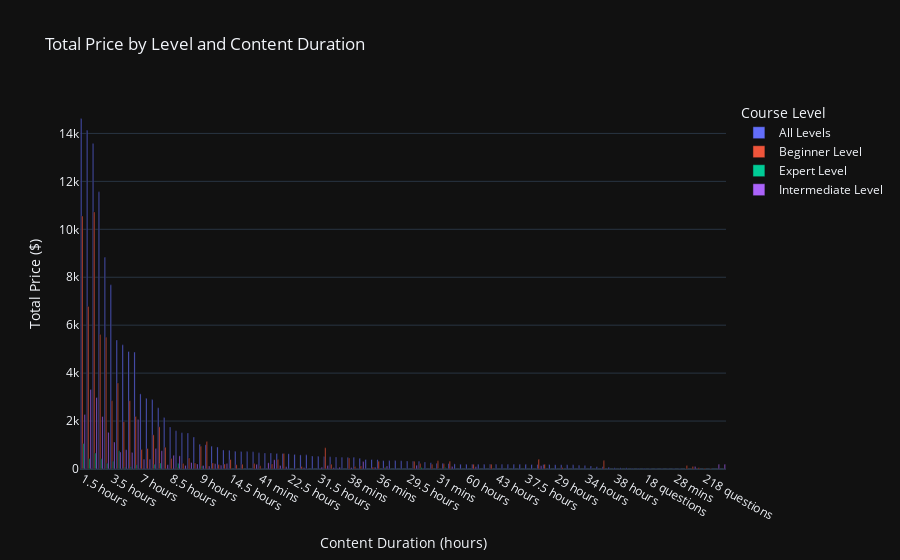

Write notebook code for a chart like this one.
### Code cell
fig = px.bar(lcp_sorted, x='content_duration', y='price', color='level',
             title="Total Price by Level and Content Duration",
             labels={'content_duration': 'Content Duration (hours)', 'price': 'Total Price ($)', 'level': 'Course Level'},
             barmode='group',template='plotly_dark')
fig.update_layout(xaxis=dict(tickmode='linear', tick0=0, dtick=5))

### Figure 1 — Plotly figure (JSON) as saved in the notebook; plotly's stock layout.template omitted (floating-point values rounded to 4 significant figures)
{"data": [{"alignmentgroup": "True", "hovertemplate": "Course Level=All Levels<br>Content Duration (hours)=%{x}<br>Total Price ($)=%{y}<extra></extra>", "legendgroup": "All Levels", "marker": {"color": "#636efa", "pattern": {"shape": ""}}, "name": "All Levels", "offsetgroup": "All Levels", "orientation": "v", "showlegend": true, "textposition": "auto", "type": "bar", "x": ["1.5 hours", "2 hours", "1 hour", "2.5 hours", "3 hours", "3.5 hours", "4 hours", "5.5 hours", "5 hours", "4.5 hours", "7 hours", "7.5 hours", "6.5 hours", "6 hours", "8 hours", "8.5 hours", "12.5 hours", "13 hours", "10 hours", "9.5 hours", "9 hours", "11 hours", "12 hours", "14 hours", "34 mins", "14.5 hours", "17.5 hours", "20.5 hours", "24.5 hours", "18.5 hours", "41 mins", "15.5 hours", "10.5 hours", "19.5 hours", "32 mins", "22.5 hours", "16 hours", "13.5 hours", "18 hours", "26 hours", "31.5 hours", "11.5 hours", "16.5 hours", "20 hours", "17 hours", "38 mins", "39 mins", "30 mins", "30.5 hours", "33 mins", "36 mins", "43 mins", "25 hours", "30 hours", "45 hours", "29.5 hours", "37 mins", "42 mins", "24 hours", "32.5 hours", "31 mins", "35 mins", "44 mins", "62 hours", "76.5 hours", "60 hours", "25.5 hours", "57 hours", "46.5 hours", "44.5 hours", "43 hours", "42 hours", "31 hours", "48.5 hours", "51 hours", "37.5 hours", "21.5 hours", "40 mins", "22 hours", "71.5 hours", "29 hours", "33 hours", "43.5 hours", "26.5 hours", "23 hours", "34 hours", "27.5 hours", "68.5 hours", "15 hours", "39 hours", "38 hours", "66.5 hours", "47 hours", "24 questions", "82 questions", "18 questions", "8 mins", "0", "70 hours", "29 mins", "28 mins", "19 mins", "21 hours"], "xaxis": "x", "y": [14625, 14130, 13580, 11565, 8830, 7685, 5385, 5180, 4905, 4880, 3135, 2950, 2895, 2555, 2150, 1750, 1600, 1515, 1500, 1335, 1030, 1015, 955, 920, 795, 785, 740, 730, 725, 720, 675, 665, 665, 650, 645, 640, 610, 590, 590, 540, 530, 525, 510, 500, 495, 495, 490, 450, 400, 395, 390, 350, 350, 350, 345, 330, 325, 320, 295, 265, 245, 240, 230, 215, 200, 200, 200, 200, 200, 200, 200, 200, 200, 200, 195, 195, 190, 190, 190, 190, 180, 180, 180, 180, 155, 145, 120, 95, 90, 75, 50, 50, 50, 30, 30, 30, 25, 20, 20, 20, 20, 20, 0], "yaxis": "y"}, {"alignmentgroup": "True", "hovertemplate": "Course Level=Beginner Level<br>Content Duration (hours)=%{x}<br>Total Price ($)=%{y}<extra></extra>", "legendgroup": "Beginner Level", "marker": {"color": "#EF553B", "pattern": {"shape": ""}}, "name": "Beginner Level", "offsetgroup": "Beginner Level", "orientation": "v", "showlegend": true, "textposition": "auto", "type": "bar", "x": ["1 hour", "1.5 hours", "2 hours", "2.5 hours", "3 hours", "4 hours", "5 hours", "3.5 hours", "4.5 hours", "5.5 hours", "6 hours", "6.5 hours", "11 hours", "9 hours", "8 hours", "11.5 hours", "7.5 hours", "7 hours", "32 mins", "10 hours", "38 mins", "8.5 hours", "40 mins", "19.5 hours", "14.5 hours", "15 hours", "31 mins", "36 mins", "44 mins", "37 mins", "9.5 hours", "12 hours", "13 hours", "18.5 hours", "42 mins", "35 mins", "10.5 hours", "34 mins", "44.5 hours", "16.5 hours", "25.5 hours", "20.5 hours", "32.5 hours", "22 hours", "14 hours", "17.5 hours", "21 hours", "41 mins", "30 mins", "39 mins", "13.5 hours", "19 hours", "33 mins", "33 hours", "12.5 hours", "78.5 hours", "43 mins", "218 questions", "27 mins", "18 hours", "16 hours"], "xaxis": "x", "y": [10725, 10550, 6780, 5610, 5495, 3590, 2850, 2850, 2195, 1975, 1760, 1425, 1145, 950, 910, 885, 855, 810, 650, 460, 455, 435, 410, 400, 395, 350, 345, 325, 325, 320, 255, 250, 230, 225, 225, 215, 210, 205, 200, 200, 200, 200, 200, 200, 185, 180, 150, 135, 125, 105, 100, 100, 70, 60, 60, 50, 50, 30, 20, 20, 20], "yaxis": "y"}, {"alignmentgroup": "True", "hovertemplate": "Course Level=Expert Level<br>Content Duration (hours)=%{x}<br>Total Price ($)=%{y}<extra></extra>", "legendgroup": "Expert Level", "marker": {"color": "#00cc96", "pattern": {"shape": ""}}, "name": "Expert Level", "offsetgroup": "Expert Level", "orientation": "v", "showlegend": true, "textposition": "auto", "type": "bar", "x": ["1.5 hours", "4 hours", "1 hour", "2 hours", "2.5 hours", "3.5 hours", "6 hours", "3 hours", "12.5 hours", "6.5 hours", "4.5 hours", "9 hours", "5 hours", "5.5 hours", "42 mins", "35 mins", "43 mins", "31 mins"], "xaxis": "x", "y": [1065, 765, 670, 435, 425, 320, 250, 245, 235, 200, 180, 125, 95, 75, 60, 60, 60, 20], "yaxis": "y"}, {"alignmentgroup": "True", "hovertemplate": "Course Level=Intermediate Level<br>Content Duration (hours)=%{x}<br>Total Price ($)=%{y}<extra></extra>", "legendgroup": "Intermediate Level", "marker": {"color": "#ab63fa", "pattern": {"shape": ""}}, "name": "Intermediate Level", "offsetgroup": "Intermediate Level", "orientation": "v", "showlegend": true, "textposition": "auto", "type": "bar", "x": ["2 hours", "1 hour", "1.5 hours", "2.5 hours", "4.5 hours", "3 hours", "3.5 hours", "6.5 hours", "5.5 hours", "6 hours", "4 hours", "5 hours", "8.5 hours", "12.5 hours", "7.5 hours", "7 hours", "10.5 hours", "30 mins", "10 hours", "15.5 hours", "34 mins", "12 hours", "9.5 hours", "23.5 hours", "28.5 hours", "18.5 hours", "8 hours", "37 mins", "14 hours", "19.5 hours", "13 hours", "9 hours", "11.5 hours", "40 mins", "11 hours", "43 mins", "19 hours", "44 mins", "25.5 hours", "32 mins", "20 hours", "31.5 hours", "33 mins", "38 mins", "16.5 hours", "13.5 hours", "39 mins", "41 mins", "35 mins", "31 mins"], "xaxis": "x", "y": [3320, 2985, 2275, 2190, 2065, 1530, 1125, 860, 805, 765, 705, 690, 570, 550, 410, 410, 390, 310, 270, 260, 230, 220, 210, 200, 200, 195, 180, 160, 155, 150, 150, 150, 145, 140, 125, 120, 105, 105, 95, 90, 75, 70, 70, 60, 50, 50, 25, 20, 20, 20], "yaxis": "y"}], "layout": {"barmode": "group", "legend": {"title": {"text": "Course Level"}, "tracegroupgap": 0}, "title": {"text": "Total Price by Level and Content Duration"}, "xaxis": {"anchor": "y", "domain": [0, 1], "dtick": 5, "tick0": 0, "tickmode": "linear", "title": {"text": "Content Duration (hours)"}}, "yaxis": {"anchor": "x", "domain": [0, 1], "title": {"text": "Total Price ($)"}}}}
